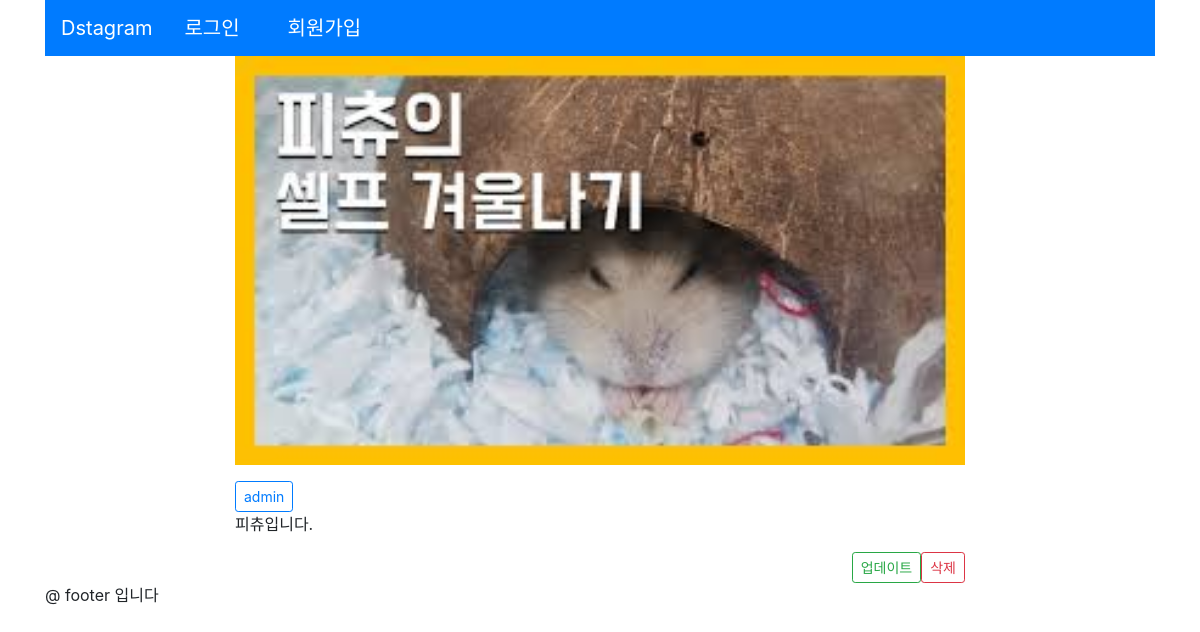
The page /detail/2/ on the database its author committed.
### photo/models.py (models this page shows, shortened)
class Photo(models.Model):
    author = models.ForeignKey(User, on_delete= models.CASCADE, related_name='user_photo')
    photo = models.ImageField(upload_to="photo/%Y%m%d", default='photos/no_image.png')
    text = models.TextField(max_length=5000)
    created = models.DateTimeField(auto_now_add=True)  # 글 작성 일을 저장하기 위한 날짜시간 필드, auto_now_add 옵션을 설정하면 객체가 추가될 때 자동으로 값을 설정
    updated = models.DateTimeField(auto_now=True)    # 글 수정일을 저장하기 위한 날자시간 필드 auto_now 옵션을 설정하면 객체가 수정될 때마다 자동으로 값을 설정합니다.
    class Mata:
        ordering = ['-updated'] # 업데이트 된 시간의 내림차순으로 정렬

### photo/templates/photo/detail.html (shortened to what this page needs)
{% extends 'base.html'%}
{% block content %}
    <div class="row">
        <div class="col-md-2"></div>
        <div class="col-md-8 panel panel-default">
            <p><img src="{{object.photo.url}}" alt="" style="width:100%;"></p>
            <button type="button" class="btn btn-outline-primary btn-sm">
                {{ object.author.username }}
            </button>
            <p>{{ object.text|linebreaksbr }}</p>
            <a href="{% url 'photo:photo_delete' pk=object.id %}" class="btn btn-outline-danger btn-sm float-right">삭제</a>
            <a href="{% url 'photo:photo_update' pk=object.id %}" class="btn btn-outline-success btn-sm float-right">업데이트</a>
        </div>
        <div class="col-md-2"></div>
    </div>
{% endblock %}

### rows shown on the page
Photo: photo (picture), author.username "admin", text "피츄입니다."
